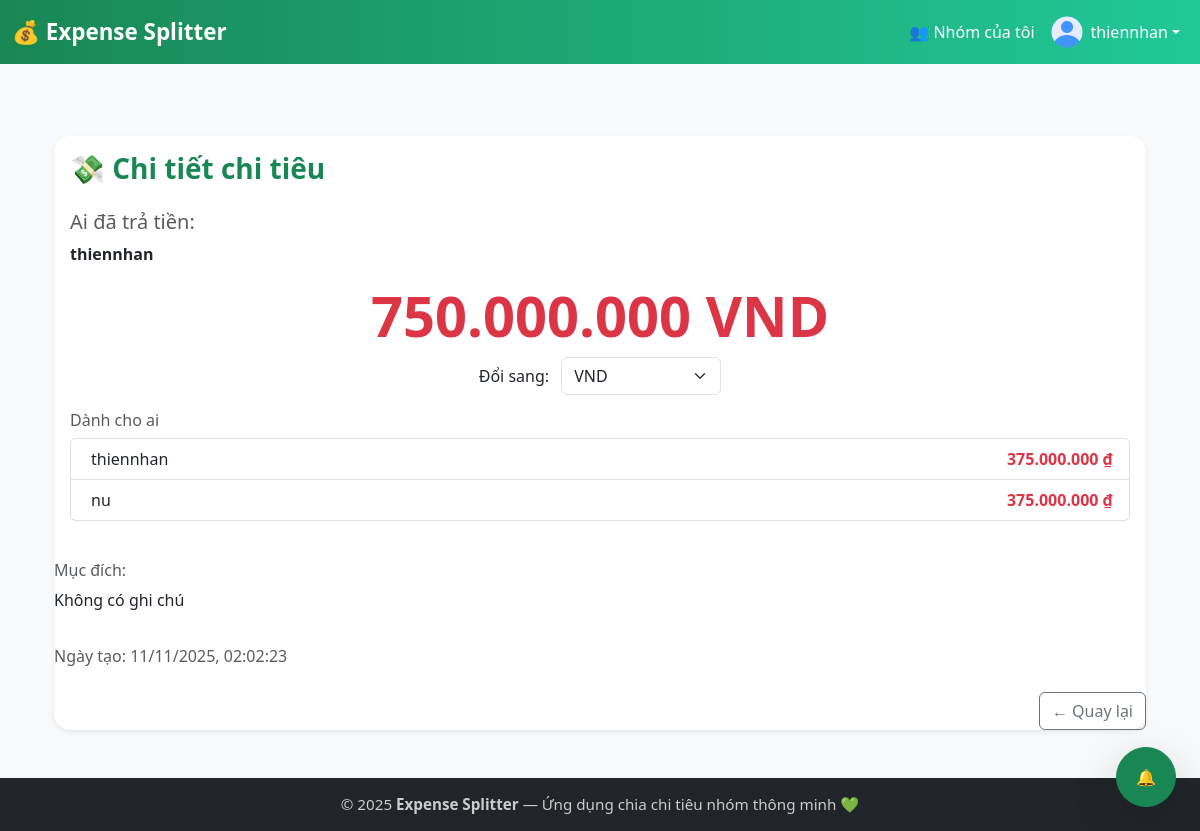
The app's page /expenses/detail/8 (signed in) with its own data.
### app/models.py (models this page shows, shortened)
class User(UserMixin, db.Model):
    __tablename__ = 'user'
    id = db.Column(db.Integer, primary_key=True)
    username = db.Column(db.String(64), unique=True, nullable=False)
    email = db.Column(db.String(120), unique=True, nullable=False)
    password_hash = db.Column(db.String(128))
    avatar = db.Column(db.String(255), nullable=True)
    created_groups = db.relationship('Group', backref='creator', lazy=True)
    expenses = db.relationship('Expense', foreign_keys='Expense.user_id', backref='payer', lazy=True)
    created_expenses = db.relationship('Expense', foreign_keys='Expense.created_by', backref='creator_user', lazy=True)
    notifications = db.relationship('Notification', backref='recipient', lazy=True)
    sent_messages = db.relationship('Message', foreign_keys='Message.sender_id', backref='sender', lazy=True)
    received_messages = db.relationship('Message', foreign_keys='Message.receiver_id', backref='receiver', lazy=True)

class Expense(db.Model):
    id = db.Column(db.Integer, primary_key=True)
    title = db.Column(db.String(200), nullable=False)
    amount = db.Column(db.Float, nullable=False)
    currency = db.Column(db.String(10), nullable=False, default='VND')
    base_amount_vnd = db.Column(db.Float, nullable=False, default=0.0)
    note = db.Column(db.Text)
    date = db.Column(db.DateTime, default=datetime.utcnow)
    group_id = db.Column(db.Integer, db.ForeignKey('group.id'), nullable=False)
    user_id = db.Column(db.Integer, db.ForeignKey('user.id'), nullable=False)
    created_by = db.Column(db.Integer, db.ForeignKey('user.id'), nullable=False)
    shares = db.relationship('ExpenseShare', backref='expense', cascade="all, delete-orphan")
    category_id = db.Column(db.Integer, db.ForeignKey('category.id'))

class ExpenseShare(db.Model):
    id = db.Column(db.Integer, primary_key=True)
    expense_id = db.Column(db.Integer, db.ForeignKey('expense.id'))
    user_id = db.Column(db.Integer, db.ForeignKey('user.id'))
    is_settled = db.Column(db.Boolean, default=False)
    share_amount = db.Column(db.Float, nullable=False, default=0.0)
    share_percent = db.Column(db.Float, nullable=True)
    user = db.relationship('User')

### app/expenses/routes.py (the view)
@bp.route('/detail/<int:expense_id>')
@login_required
def expense_detail(expense_id):
    expense = Expense.query.get_or_404(expense_id)
    shares = ExpenseShare.query.filter_by(expense_id=expense.id).all()
    group = expense.group
    return render_template(
        'expense_detail.html',
        expense=expense,
        shares=shares,
        group=group   # truyền thêm group vào template
    )

### app/models.py (called while the page is built)
@login.user_loader
def load_user(id):
    return User.query.get(int(id))

### app/expenses/templates/expense_detail.html (shortened to what this page needs)
{% extends "base.html" %}
{% block content %}
<div class="container mt-4">
  <div class="card shadow-sm rounded-4 border-0">
    <div class="card-body">
      <h3 class="fw-bold text-success mb-4">💸 Chi tiết chi tiêu</h3>
      <div class="mb-3">
        <h5 class="text-muted">Ai đã trả tiền:</h5>
        <p class="fw-bold text-dark">
           {{ expense.payer.username }}
        </p>
      </div>
      <div class="text-center mb-3">
        <h1 class="display-4 text-danger fw-bold" id="amountDisplay" data-base-vnd="{{ expense.base_amount_vnd }}">
          {{ "{:,.0f}".format(expense.amount).replace(",", ".") }} {{ expense.currency }}
        </h1>
        <div class="mt-2">
    <label class="me-2">Đổi sang:</label>
    <select id="currencySelect" class="form-select d-inline-block" style="width: 160px;">
      <option value="VND">VND</option>
    </select>
  </div>
</div>
      <div class="mb-4">
        <h6 class="text-muted">Dành cho ai</h6>
        <div class="list-group">
          {% for share in expense.shares %}
            <div class="list-group-item d-flex justify-content-between align-items-center">
              <div>
                {{ share.user.username }}
              </div>
              <div class="fw-bold text-danger">
                {{ "{:,.0f}".format(share.share_amount).replace(",", ".") }} ₫
              </div>
            </div>
            {% endfor %}
          </div>
        </div>
      </div>
      <div class="mb-3">
        <h6 class="text-muted">Mục đích:</h6>
        <p>{{ expense.note or "Không có ghi chú" }}</p>
      </div>
      <div class="text-muted">
        Ngày tạo: {{ expense.date.strftime("%d/%m/%Y, %H:%M:%S") }}
      </div>
      <div class="text-end mt-4">
        <a href="{{ url_for('expenses.expense_list', group_id=expense.group_id) }}" class="btn btn-outline-secondary">← Quay lại</a>
      </div>
    </div>
  </div>
{% endblock %}

### app/templates/base.html (shortened to what this page needs)
<!DOCTYPE html>
<html lang="vi">
<head>
  <link href="https://cdn.jsdelivr.net/npm/bootstrap@5.3.3/dist/css/bootstrap.min.css" rel="stylesheet">
</head>
<div id="notif-icon"
     class="position-fixed bottom-0 end-0 mb-4 me-4"
     style="z-index: 99999;">
  <button id="notifBtn"
          class="btn btn-success rounded-circle shadow-lg"
          style="width:60px; height:60px; position: relative; z-index: 100000;">
      🔔
  </button>
</div>
<body>
<nav class="navbar navbar-expand-lg navbar-dark bg-success">
  <div class="container-fluid">
    <a class="navbar-brand fw-bold" href="{{ url_for('index') }}">💰 Expense Splitter</a>
    <div class="collapse navbar-collapse" id="navbarNav">
      <ul class="navbar-nav ms-auto align-items-center">
        {% if current_user.is_authenticated %}
          <li class="nav-item">
            <a class="nav-link text-white" href="{{ url_for('groups.group_list') }}">
              👥 Nhóm của tôi
            </a>
          </li>
          <li class="nav-item dropdown">
            <a class="nav-link dropdown-toggle d-flex align-items-center text-white" href="#" id="userMenu" role="button" data-bs-toggle="dropdown">
              <img src="{{ url_for('static', filename='images/default-avatar.png') if not current_user.avatar else url_for('static', filename=current_user.avatar) }}"
                   alt="avatar" class="rounded-circle me-2" width="32" height="32" style="object-fit:cover;">
              {{ current_user.username }}
            </a>
          </li>
        {% else %}
          <li class="nav-item"><a class="nav-link text-white" href="{{ url_for('auth.login') }}">Đăng nhập</a></li>
          <li class="nav-item"><a class="nav-link text-white" href="{{ url_for('auth.register') }}">Đăng ký</a></li>
        {% endif %}
      </ul>
    </div>
  </div>
</nav>
<main class="container my-5">
    {% block content %}{% endblock %}
  </main>
  <footer>
    <div class="container">
      <p class="mb-0">© 2025 <strong>Expense Splitter</strong> — Ứng dụng chia chi tiêu nhóm thông minh 💚</p>
    </div>
  </footer>
</body>
</html>

### app/templates/base.html (style rules this page uses)
html, body { height: 100%; margin: 0; display: flex; flex-direction: column; background-color: #f8f9fa; font-family: "Segoe UI", Tahoma, Geneva, Verdana, sans-serif; }
.navbar { background: linear-gradient(90deg, #198754, #20c997); }
.navbar-brand { font-weight: 700; font-size: 1.4rem; }
.card { border-radius: 1rem; }
main { flex: 1; }
footer { background-color: #212529; color: #ccc; padding: 15px 0; text-align: center; margin-top: auto; font-size: 0.95rem; }

### records on screen
User: username "thiennhan", payer.username "thiennhan"
Expense: amount "750.000.000", currency "VND", note "Không có ghi chú", date "11/11/2025, 02:02:23"
ExpenseShare: user.username "thiennhan", share_amount "375.000.000"
ExpenseShare: user.username "nu", share_amount "375.000.000"
